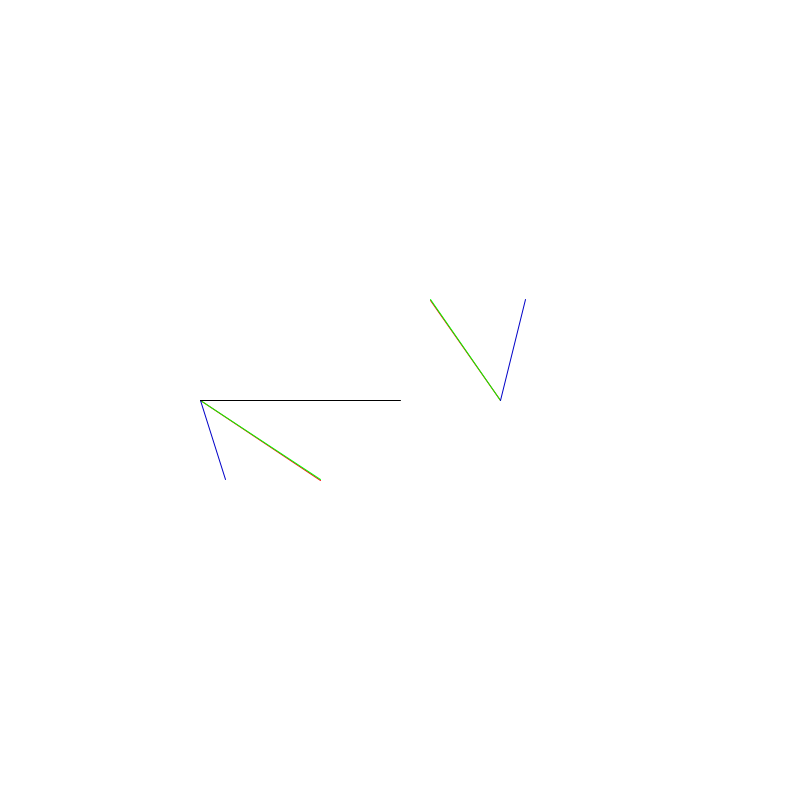
Frame 1 (no input)
Frame 60 (the mouse pressed at the canvas centre just before this capture): identical to frame 1, image omitted
Frame 120 (the mouse held since frame 60 and released just before this capture): identical to frame 1, image omitted

The Processing sketch that drew this single still picture (run headless with seeded random() and noise(); from frame 60 on, the mouse is pressed at the canvas centre):

// Processing sketch: two_balls3
// ── two_balls3.pde
float posx1=-200,posy1=0,posx2=100,posy2=0;
float sx1,ys1,xs2,ys2;
float x1=120,y1=80,x2=-70,y2=-100;
float x1r,y1r,x2r,y2r;
float x1n,y1n,x2n,y2n;
float theta;
void setup(){
  size(800,800);
  background(255);

}
void draw(){
  background(255);
  pushMatrix();
  translate(400,400);
  //theta=mouseX*0.05;
  theta=-acos((posx2-posx1)/sqrt((posx2-posx1)*(posx2-posx1)+(posy2-posy1)*(posy2-posy1)));
  println(theta);
  x1r=x(x1,y1,-theta);
  y1r=y(x1,y1,-theta);
  x2r=x(x2,y2,-theta);
  y2r=y(x2,y2,-theta);
  
  x1n=x((x1r+x2r)/2,y1r,theta);
  y1n=y((x1r+x2r)/2,y1r,theta);
  x2n=x((x1r+x2r)/2,y2r,theta);
  y2n=-y((x1r+x2r)/2,y2r,theta);
  
  stroke(color(255,0,0));
  l(posx1,posy1,x1,y1);
  l(posx2,posy2,x2,y2);
  stroke(color(0,255,0));
  l(posx1,posy1,x1r,y1r);
  l(posx2,posy2,x2r,y2r);
  stroke(color(0,0,200));
  l(posx1,posy1,x1n,y1n);
  l(posx2,posy2,x2n,y2n);
  stroke(0);
  l(posx1,posy1,cos(theta)*200,sin(theta)*200);
  
  popMatrix();
}
float x(float x,float y,float r){
  if(x>0){
    return(cos(r+acos(x/sqrt(x*x+y*y)))*sqrt(x*x+y*y));
  }else{
    return(cos(r-acos(x/sqrt(x*x+y*y)))*sqrt(x*x+y*y));
  }
}
float y(float x,float y,float r){
  if(x>0){
    return(sin(r+acos(x/sqrt(x*x+y*y)))*sqrt(x*x+y*y));
  }else{
    return(sin(r-acos(x/sqrt(x*x+y*y)))*sqrt(x*x+y*y));
    }
}
void l(float a,float b,float c,float d){
  line(a,b,a+c,b+d);
}
